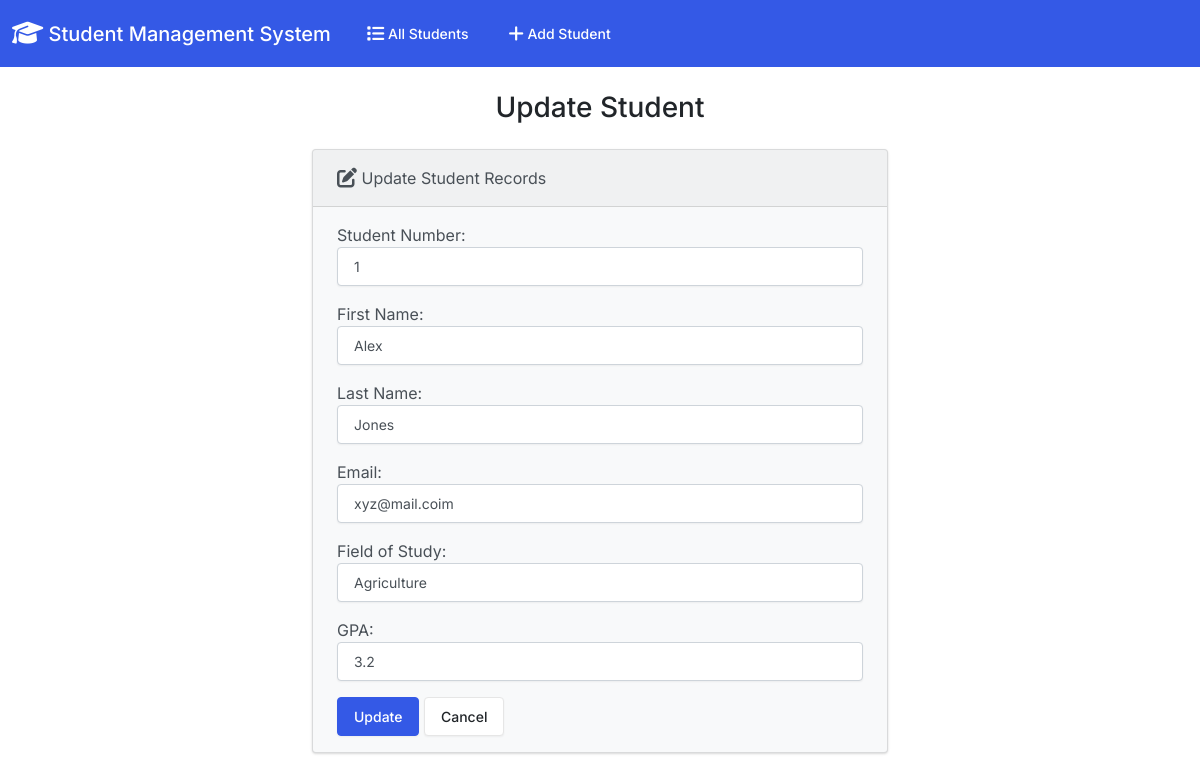
Page /edit/1/ on the committed database.
### students/models.py (models this page shows, shortened)
class Student(models.Model):
  student_number = models.PositiveIntegerField()
  first_name = models.CharField(max_length=50)
  last_name = models.CharField(max_length=50)
  email = models.EmailField(max_length=100)
  field_of_study = models.CharField(max_length=50)
  gpa = models.FloatField()

### students/views.py (the view)
# urls.py: path('edit/<int:id>/', views.edit, name='edit'),
def edit(request, id):
  if request.method == 'POST':
    student = Student.objects.get(pk=id)
    form = StudentForm(request.POST, instance=student)
    if form.is_valid():
      form.save()
      return render(request, 'students/edit.html', {
        'form': form,
        'success': True
      })
  else:
    student = Student.objects.get(pk=id)
    form = StudentForm(instance=student)
  return render(request, 'students/edit.html', {
    'form': form
  })

### students/forms.py
class StudentForm(forms.ModelForm):
  class Meta:
    model = Student
    fields = ['student_number', 'first_name', 'last_name', 'email', 'field_of_study', 'gpa']
    labels = {
      'student_number': 'Student Number',
      'first_name': 'First Name',
      'last_name': 'Last Name',
      'email': 'Email',
      'field_of_study': 'Field of Study',
      'gpa': 'GPA'
    }
    widgets = {
      'student_number': forms.NumberInput(attrs={'class': 'form-control'}),
      'first_name': forms.TextInput(attrs={'class': 'form-control'}),
      'last_name': forms.TextInput(attrs={'class': 'form-control'}),
      'email': forms.EmailInput(attrs={'class': 'form-control'}),
      'field_of_study': forms.TextInput(attrs={'class': 'form-control'}),
      'gpa': forms.NumberInput(attrs={'class': 'form-control'}),
    }

### students/templates/students/edit.html (shortened to what this page needs)
{% extends "students/base.html" %}
{% block body %}
  <h3 class="text-center m-4">Update Student</h3>
  {% if success %}
    <div class="alert alert-success" role="alert">
      The student updated successfully.
      <a href="{% url 'index' %}" class="alert-link">Go to Home Page.</a>
    </div>
  {% else %}
    <div class="row justify-content-center">
      <div class="col-6">
        <div class="card bg-light mb-3">
          <div class="card-header">
            <i class="fa-solid fa-pen-to-square fa-lg"></i> Update Student Records
          </div>
          <div class="card-body">
            <form action="" method="POST">
              {{ form.as_p }}
              <button type="submit" class="btn btn-primary">Update</button>
              <a href="{% url 'index' %}" class="btn btn-secondary">Cancel</a>
            </form>
          </div>
        </div>
      </div>
    </div>
  {% endif %}
{% endblock %}

### rows in the picture
Student: student_number "1", first_name "Alex", last_name "Jones", email "xyz@mail.coim", field_of_study "Agriculture", gpa "3.2"
